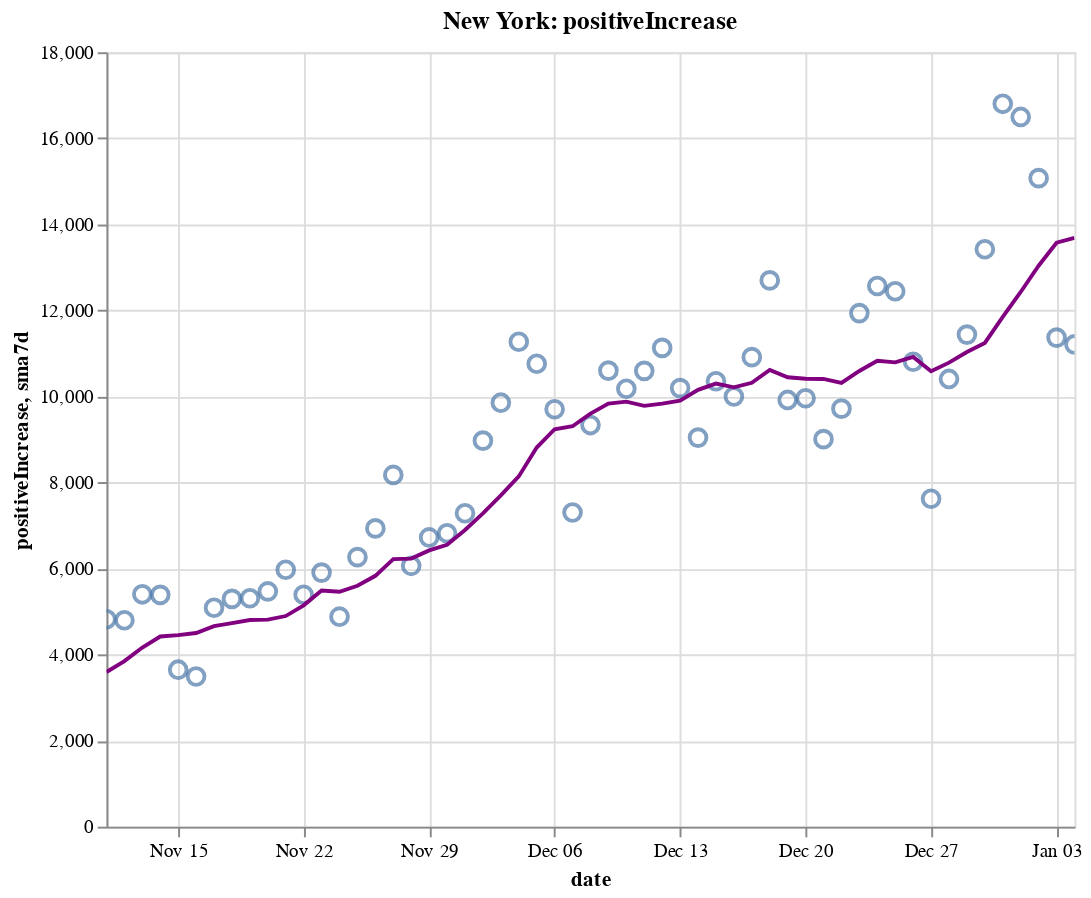

The notebook cell this image was saved under:
### Code cell
create_plot(ny, 'positiveIncrease')

### Figure 1 — Vega-Lite specification as saved in the notebook (floating-point values rounded to 4 significant figures)
{"config": {"view": {"continuousWidth": 400, "continuousHeight": 300}}, "layer": [{"layer": [{"mark": {"type": "point", "size": 75}, "encoding": {"tooltip": [{"type": "temporal", "field": "date"}, {"type": "quantitative", "field": "positiveIncrease"}, {"type": "quantitative", "field": "sma7d"}], "x": {"type": "temporal", "field": "date"}, "y": {"type": "quantitative", "field": "positiveIncrease"}}, "selection": {"selector008": {"type": "interval", "bind": "scales", "encodings": ["x", "y"]}}}, {"mark": {"type": "line", "color": "purple"}, "encoding": {"x": {"type": "temporal", "field": "date"}, "y": {"type": "quantitative", "field": "sma7d"}}}]}, {"mark": {"type": "rule", "color": "#aaa"}, "encoding": {"x": {"type": "temporal", "field": "date"}}, "transform": [{"filter": {"selection": "selector007"}}]}, {"mark": "circle", "encoding": {"opacity": {"condition": {"value": 1, "selection": "selector007"}, "value": 0}, "tooltip": [{"type": "temporal", "field": "date"}, {"type": "quantitative", "field": "positiveIncrease"}, {"type": "quantitative", "field": "sma7d"}], "x": {"type": "temporal", "field": "date"}, "y": {"type": "quantitative", "field": "positiveIncrease"}}, "selection": {"selector007": {"type": "single", "encodings": ["x"], "on": "mouseover", "nearest": true, "empty": "none"}}}, {"mark": {"type": "text", "align": "left", "dx": 5, "dy": -5, "stroke": "white", "strokeWidth": 2}, "encoding": {"text": {"type": "quantitative", "field": "positiveIncrease"}, "tooltip": [{"type": "temporal", "field": "date"}, {"type": "quantitative", "field": "positiveIncrease"}, {"type": "quantitative", "field": "sma7d"}], "x": {"type": "temporal", "field": "date"}, "y": {"type": "quantitative", "field": "positiveIncrease"}}, "transform": [{"filter": {"selection": "selector007"}}]}, {"mark": {"type": "text", "align": "left", "dx": 5, "dy": -5}, "encoding": {"text": {"type": "quantitative", "field": "positiveIncrease"}, "tooltip": [{"type": "temporal", "field": "date"}, {"type": "quantitative", "field": "positiveIncrease"}, {"type": "quantitative", "field": "sma7d"}], "x": {"type": "temporal", "field": "date"}, "y": {"type": "quantitative", "field": "positiveIncrease"}}, "transform": [{"filter": {"selection": "selector007"}}]}], "data": {"name": "data-34e3243e1be13148a826f97d3c8abd22"}, "height": 400, "title": "New York: positiveIncrease", "width": 500, "$schema": "https://vega.github.io/schema/vega-lite/v4.8.1.json", "datasets": {"data-34e3243e1be13148a826f97d3c8abd22": [{"date": "2020-11-11T00:00:00", "totalTestResultsIncrease": 164300.0, "positiveIncrease": 4820.0, "death": 26030.0, "deathIncrease": 21.0, "positiveRate": 0.029, "state": "New York", "sma7d": 3593.0}, {"date": "2020-11-12T00:00:00", "totalTestResultsIncrease": 162600.0, "positiveIncrease": 4797.0, "death": 26060.0, "deathIncrease": 29.0, "positiveRate": 0.029, "state": "New York", "sma7d": 3850.0}, {"date": "2020-11-13T00:00:00", "totalTestResultsIncrease": 203700.0, "positiveIncrease": 5401.0, "death": 26080.0, "deathIncrease": 24.0, "positiveRate": 0.027, "state": "New York", "sma7d": 4163.0}, {"date": "2020-11-14T00:00:00", "totalTestResultsIncrease": 184200.0, "positiveIncrease": 5388.0, "death": 26100.0, "deathIncrease": 24.0, "positiveRate": 0.029, "state": "New York", "sma7d": 4420.0}, {"date": "2020-11-15T00:00:00", "totalTestResultsIncrease": 133200.0, "positiveIncrease": 3649.0, "death": 26130.0, "deathIncrease": 30.0, "positiveRate": 0.027, "state": "New York", "sma7d": 4452.0}, {"date": "2020-11-16T00:00:00", "totalTestResultsIncrease": 124600.0, "positiveIncrease": 3490.0, "death": 26160.0, "deathIncrease": 26.0, "positiveRate": 0.028, "state": "New York", "sma7d": 4501.0}, {"date": "2020-11-17T00:00:00", "totalTestResultsIncrease": 159900.0, "positiveIncrease": 5088.0, "death": 26190.0, "deathIncrease": 30.0, "positiveRate": 0.032, "state": "New York", "sma7d": 4662.0}, {"date": "2020-11-18T00:00:00", "totalTestResultsIncrease": 154400.0, "positiveIncrease": 5294.0, "death": 26220.0, "deathIncrease": 36.0, "positiveRate": 0.034, "state": "New York", "sma7d": 4730.0}, {"date": "2020-11-19T00:00:00", "totalTestResultsIncrease": 195200.0, "positiveIncrease": 5310.0, "death": 26260.0, "deathIncrease": 32.0, "positiveRate": 0.027, "state": "New York", "sma7d": 4803.0}, {"date": "2020-11-20T00:00:00", "totalTestResultsIncrease": 205500.0, "positiveIncrease": 5468.0, "death": 26290.0, "deathIncrease": 35.0, "positiveRate": 0.027, "state": "New York", "sma7d": 4812.0}, {"date": "2020-11-21T00:00:00", "totalTestResultsIncrease": 207900.0, "positiveIncrease": 5972.0, "death": 26330.0, "deathIncrease": 34.0, "positiveRate": 0.029, "state": "New York", "sma7d": 4896.0}, {"date": "2020-11-22T00:00:00", "totalTestResultsIncrease": 196600.0, "positiveIncrease": 5392.0, "death": 26360.0, "deathIncrease": 31.0, "positiveRate": 0.027, "state": "New York", "sma7d": 5145.0}, {"date": "2020-11-23T00:00:00", "totalTestResultsIncrease": 191500.0, "positiveIncrease": 5906.0, "death": 26390.0, "deathIncrease": 33.0, "positiveRate": 0.031, "state": "New York", "sma7d": 5490.0}, {"date": "2020-11-24T00:00:00", "totalTestResultsIncrease": 164800.0, "positiveIncrease": 4881.0, "death": 26440.0, "deathIncrease": 51.0, "positiveRate": 0.03, "state": "New York", "sma7d": 5460.0}, {"date": "2020-11-25T00:00:00", "totalTestResultsIncrease": 173100.0, "positiveIncrease": 6265.0, "death": 26480.0, "deathIncrease": 41.0, "positiveRate": 0.036, "state": "New York", "sma7d": 5599.0}, {"date": "2020-11-26T00:00:00", "totalTestResultsIncrease": 217700.0, "positiveIncrease": 6933.0, "death": 26550.0, "deathIncrease": 67.0, "positiveRate": 0.032, "state": "New York", "sma7d": 5831.0}, {"date": "2020-11-27T00:00:00", "totalTestResultsIncrease": 219400.0, "positiveIncrease": 8176.0, "death": 26590.0, "deathIncrease": 39.0, "positiveRate": 0.037, "state": "New York", "sma7d": 6218.0}, {"date": "2020-11-28T00:00:00", "totalTestResultsIncrease": 152400.0, "positiveIncrease": 6063.0, "death": 26630.0, "deathIncrease": 44.0, "positiveRate": 0.04, "state": "New York", "sma7d": 6231.0}, {"date": "2020-11-29T00:00:00", "totalTestResultsIncrease": 157300.0, "positiveIncrease": 6723.0, "death": 26690.0, "deathIncrease": 58.0, "positiveRate": 0.043, "state": "New York", "sma7d": 6421.0}, {"date": "2020-11-30T00:00:00", "totalTestResultsIncrease": 149000.0, "positiveIncrease": 6819.0, "death": 26750.0, "deathIncrease": 57.0, "positiveRate": 0.046, "state": "New York", "sma7d": 6551.0}, {"date": "2020-12-01T00:00:00", "totalTestResultsIncrease": 146700.0, "positiveIncrease": 7285.0, "death": 26820.0, "deathIncrease": 69.0, "positiveRate": 0.05, "state": "New York", "sma7d": 6895.0}, {"date": "2020-12-02T00:00:00", "totalTestResultsIncrease": 193600.0, "positiveIncrease": 8973.0, "death": 26890.0, "deathIncrease": 73.0, "positiveRate": 0.046, "state": "New York", "sma7d": 7282.0}, {"date": "2020-12-03T00:00:00", "totalTestResultsIncrease": 203400.0, "positiveIncrease": 9855.0, "death": 26960.0, "deathIncrease": 66.0, "positiveRate": 0.048, "state": "New York", "sma7d": 7699.0}, {"date": "2020-12-04T00:00:00", "totalTestResultsIncrease": 208300.0, "positiveIncrease": 11270.0, "death": 27020.0, "deathIncrease": 62.0, "positiveRate": 0.054, "state": "New York", "sma7d": 8141.0}, {"date": "2020-12-05T00:00:00", "totalTestResultsIncrease": 215400.0, "positiveIncrease": 10760.0, "death": 27090.0, "deathIncrease": 72.0, "positiveRate": 0.05, "state": "New York", "sma7d": 8812.0}, {"date": "2020-12-06T00:00:00", "totalTestResultsIncrease": 205800.0, "positiveIncrease": 9702.0, "death": 27150.0, "deathIncrease": 60.0, "positiveRate": 0.047, "state": "New York", "sma7d": 9238.0}, {"date": "2020-12-07T00:00:00", "totalTestResultsIncrease": 152300.0, "positiveIncrease": 7302.0, "death": 27230.0, "deathIncrease": 83.0, "positiveRate": 0.048, "state": "New York", "sma7d": 9307.0}, {"date": "2020-12-08T00:00:00", "totalTestResultsIncrease": 162500.0, "positiveIncrease": 9335.0, "death": 27310.0, "deathIncrease": 75.0, "positiveRate": 0.057, "state": "New York", "sma7d": 9600.0}, {"date": "2020-12-09T00:00:00", "totalTestResultsIncrease": 194600.0, "positiveIncrease": 10600.0, "death": 27400.0, "deathIncrease": 97.0, "positiveRate": 0.054, "state": "New York", "sma7d": 9832.0}, {"date": "2020-12-10T00:00:00", "totalTestResultsIncrease": 197400.0, "positiveIncrease": 10180.0, "death": 27500.0, "deathIncrease": 94.0, "positiveRate": 0.052, "state": "New York", "sma7d": 9878.0}, {"date": "2020-12-11T00:00:00", "totalTestResultsIncrease": 212700.0, "positiveIncrease": 10600.0, "death": 27590.0, "deathIncrease": 89.0, "positiveRate": 0.05, "state": "New York", "sma7d": 9782.0}, {"date": "2020-12-12T00:00:00", "totalTestResultsIncrease": 242900.0, "positiveIncrease": 11130.0, "death": 27680.0, "deathIncrease": 88.0, "positiveRate": 0.046, "state": "New York", "sma7d": 9834.0}, {"date": "2020-12-13T00:00:00", "totalTestResultsIncrease": 205200.0, "positiveIncrease": 10190.0, "death": 27780.0, "deathIncrease": 110.0, "positiveRate": 0.05, "state": "New York", "sma7d": 9905.0}, {"date": "2020-12-14T00:00:00", "totalTestResultsIncrease": 159800.0, "positiveIncrease": 9044.0, "death": 27870.0, "deathIncrease": 85.0, "positiveRate": 0.057, "state": "New York", "sma7d": 10150.0}, {"date": "2020-12-15T00:00:00", "totalTestResultsIncrease": 194200.0, "positiveIncrease": 10350.0, "death": 28000.0, "deathIncrease": 132.0, "positiveRate": 0.053, "state": "New York", "sma7d": 10300.0}, {"date": "2020-12-16T00:00:00", "totalTestResultsIncrease": 160900.0, "positiveIncrease": 9998.0, "death": 28100.0, "deathIncrease": 98.0, "positiveRate": 0.062, "state": "New York", "sma7d": 10210.0}, {"date": "2020-12-17T00:00:00", "totalTestResultsIncrease": 202800.0, "positiveIncrease": 10910.0, "death": 28220.0, "deathIncrease": 122.0, "positiveRate": 0.054, "state": "New York", "sma7d": 10320.0}, {"date": "2020-12-18T00:00:00", "totalTestResultsIncrease": 249400.0, "positiveIncrease": 12700.0, "death": 28340.0, "deathIncrease": 122.0, "positiveRate": 0.051, "state": "New York", "sma7d": 10620.0}, {"date": "2020-12-19T00:00:00", "totalTestResultsIncrease": 191500.0, "positiveIncrease": 9919.0, "death": 28470.0, "deathIncrease": 130.0, "positiveRate": 0.052, "state": "New York", "sma7d": 10450.0}, {"date": "2020-12-20T00:00:00", "totalTestResultsIncrease": 197300.0, "positiveIncrease": 9957.0, "death": 28600.0, "deathIncrease": 124.0, "positiveRate": 0.05, "state": "New York", "sma7d": 10410.0}, {"date": "2020-12-21T00:00:00", "totalTestResultsIncrease": 156500.0, "positiveIncrease": 9007.0, "death": 28710.0, "deathIncrease": 111.0, "positiveRate": 0.058, "state": "New York", "sma7d": 10410.0}, {"date": "2020-12-22T00:00:00", "totalTestResultsIncrease": 164900.0, "positiveIncrease": 9716.0, "death": 28850.0, "deathIncrease": 141.0, "positiveRate": 0.059, "state": "New York", "sma7d": 10320.0}, {"date": "2020-12-23T00:00:00", "totalTestResultsIncrease": 204400.0, "positiveIncrease": 11940.0, "death": 29020.0, "deathIncrease": 166.0, "positiveRate": 0.058, "state": "New York", "sma7d": 10590.0}, {"date": "2020-12-24T00:00:00", "totalTestResultsIncrease": 226300.0, "positiveIncrease": 12570.0, "death": 29150.0, "deathIncrease": 133.0, "positiveRate": 0.056, "state": "New York", "sma7d": 10830.0}, {"date": "2020-12-25T00:00:00", "totalTestResultsIncrease": 226600.0, "positiveIncrease": 12450.0, "death": 29270.0, "deathIncrease": 121.0, "positiveRate": 0.055, "state": "New York", "sma7d": 10790.0}, {"date": "2020-12-26T00:00:00", "totalTestResultsIncrease": 201400.0, "positiveIncrease": 10810.0, "death": 29400.0, "deathIncrease": 126.0, "positiveRate": 0.054, "state": "New York", "sma7d": 10920.0}, {"date": "2020-12-27T00:00:00", "totalTestResultsIncrease": 130300.0, "positiveIncrease": 7623.0, "death": 29510.0, "deathIncrease": 115.0, "positiveRate": 0.059, "state": "New York", "sma7d": 10590.0}, {"date": "2020-12-28T00:00:00", "totalTestResultsIncrease": 124900.0, "positiveIncrease": 10410.0, "death": 29630.0, "deathIncrease": 118.0, "positiveRate": 0.083, "state": "New York", "sma7d": 10790.0}, {"date": "2020-12-29T00:00:00", "totalTestResultsIncrease": 160200.0, "positiveIncrease": 11440.0, "death": 29760.0, "deathIncrease": 127.0, "positiveRate": 0.071, "state": "New York", "sma7d": 11030.0}, {"date": "2020-12-30T00:00:00", "totalTestResultsIncrease": 154900.0, "positiveIncrease": 13420.0, "death": 29900.0, "deathIncrease": 149.0, "positiveRate": 0.087, "state": "New York", "sma7d": 11240.0}, {"date": "2020-12-31T00:00:00", "totalTestResultsIncrease": 216600.0, "positiveIncrease": 16800.0, "death": 30040.0, "deathIncrease": 135.0, "positiveRate": 0.078, "state": "New York", "sma7d": 11850.0}, {"date": "2021-01-01T00:00:00", "totalTestResultsIncrease": 219300.0, "positiveIncrease": 16500.0, "death": 30210.0, "deathIncrease": 168.0, "positiveRate": 0.075, "state": "New York", "sma7d": 12430.0}, {"date": "2021-01-02T00:00:00", "totalTestResultsIncrease": 202400.0, "positiveIncrease": 15070.0, "death": 30340.0, "deathIncrease": 129.0, "positiveRate": 0.074, "state": "New York", "sma7d": 13040.0}, {"date": "2021-01-03T00:00:00", "totalTestResultsIncrease": 142300.0, "positiveIncrease": 11370.0, "death": 30480.0, "deathIncrease": 139.0, "positiveRate": 0.08, "state": "New York", "sma7d": 13570.0}, {"date": "2021-01-04T00:00:00", "totalTestResultsIncrease": 134400.0, "positiveIncrease": 11210.0, "death": 30650.0, "deathIncrease": 172.0, "positiveRate": 0.083, "state": "New York", "sma7d": 13690.0}]}}
